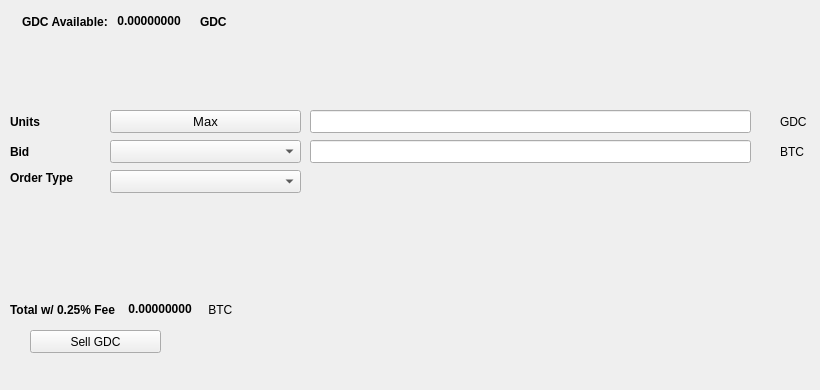
   <widget class="QWidget" name="SellTab">
    <attribute name="title">
     <string>Sell</string>
    </attribute>
    <widget class="QLabel" name="label_16">
     <property name="geometry">
      <rect>
       <x>780</x>
       <y>140</y>
       <width>31</width>
       <height>23</height>
      </rect>
     </property>
     <property name="text">
      <string>BTC</string>
     </property>
    </widget>
    <widget class="QComboBox" name="SellBidcomboBox">
     <property name="geometry">
      <rect>
       <x>110</x>
       <y>140</y>
       <width>191</width>
       <height>23</height>
      </rect>
     </property>
     <property name="font">
      <font>
       <pointsize>10</pointsize>
      </font>
     </property>
    </widget>
    <widget class="QLabel" name="label_18">
     <property name="geometry">
      <rect>
       <x>10</x>
       <y>110</y>
       <width>46</width>
       <height>23</height>
      </rect>
     </property>
     <property name="font">
      <font>
       <weight>75</weight>
       <bold>true</bold>
      </font>
     </property>
     <property name="text">
      <string>Units</string>
     </property>
    </widget>
    <widget class="QPushButton" name="Sell_Max_Amount">
     <property name="geometry">
      <rect>
       <x>110</x>
       <y>110</y>
       <width>191</width>
       <height>23</height>
      </rect>
     </property>
     <property name="font">
      <font>
       <pointsize>10</pointsize>
      </font>
     </property>
     <property name="text">
      <string>Max</string>
     </property>
    </widget>
    <widget class="QLabel" name="label_20">
     <property name="geometry">
      <rect>
       <x>10</x>
       <y>170</y>
       <width>91</width>
       <height>16</height>
      </rect>
     </property>
     <property name="font">
      <font>
       <weight>75</weight>
       <bold>true</bold>
      </font>
     </property>
     <property name="text">
      <string>Order Type</string>
     </property>
    </widget>
    <widget class="QComboBox" name="SellOrdertypeCombo">
     <property name="geometry">
      <rect>
       <x>110</x>
       <y>170</y>
       <width>191</width>
       <height>23</height>
      </rect>
     </property>
     <property name="font">
      <font>
       <pointsize>10</pointsize>
      </font>
     </property>
    </widget>
    <widget class="QLabel" name="label_21">
     <property name="geometry">
      <rect>
       <x>10</x>
       <y>140</y>
       <width>46</width>
       <height>23</height>
      </rect>
     </property>
     <property name="font">
      <font>
       <weight>75</weight>
       <bold>true</bold>
      </font>
     </property>
     <property name="text">
      <string>Bid</string>
     </property>
    </widget>
    <widget class="QLabel" name="label_22">
     <property name="geometry">
      <rect>
       <x>780</x>
       <y>110</y>
       <width>31</width>
       <height>23</height>
      </rect>
     </property>
     <property name="text">
      <string>GDC</string>
     </property>
    </widget>
    <widget class="QLineEdit" name="UnitsInputGDC">
     <property name="geometry">
      <rect>
       <x>310</x>
       <y>110</y>
       <width>441</width>
       <height>23</height>
      </rect>
     </property>
     <property name="font">
      <font>
       <pointsize>9</pointsize>
       <weight>75</weight>
       <bold>true</bold>
      </font>
     </property>
    </widget>
    <widget class="QLineEdit" name="SellBidPriceEdit">
     <property name="geometry">
      <rect>
       <x>310</x>
       <y>140</y>
       <width>441</width>
       <height>23</height>
      </rect>
     </property>
     <property name="font">
      <font>
       <pointsize>9</pointsize>
       <weight>75</weight>
       <bold>true</bold>
      </font>
     </property>
    </widget>
    <widget class="QPushButton" name="SellGDCBTN">
     <property name="geometry">
      <rect>
       <x>30</x>
       <y>330</y>
       <width>131</width>
       <height>23</height>
      </rect>
     </property>
     <property name="text">
      <string>Sell GDC</string>
     </property>
     <property name="icon">
      <iconset resource="../goodcoin">
       <normaloff>:/icons/bitcoin</normaloff>:/icons/bitcoin</iconset>
     </property>
    </widget>
    <widget class="QWidget" name="layoutWidget3">
     <property name="geometry">
      <rect>
       <x>22</x>
       <y>12</y>
       <width>258</width>
       <height>19</height>
      </rect>
     </property>
     <layout class="QHBoxLayout" name="horizontalLayout">
      <item>
       <widget class="QLabel" name="label232_2">
        <property name="font">
         <font>
          <weight>75</weight>
          <bold>true</bold>
         </font>
        </property>
        <property name="text">
         <string>GDC Available:</string>
        </property>
       </widget>
      </item>
      <item>
       <widget class="QLabel" name="GDCAvailableLabel">
        <property name="palette">
         <palette>
          <active>
           <colorrole role="WindowText">
            <brush brushstyle="SolidPattern">
             <color alpha="255">
              <red>0</red>
              <green>0</green>
              <blue>0</blue>
             </color>
            </brush>
           </colorrole>
           <colorrole role="Button">
            <brush brushstyle="SolidPattern">
             <color alpha="255">
              <red>0</red>
              <green>170</green>
              <blue>0</blue>
             </color>
            </brush>
           </colorrole>
           <colorrole role="Light">
            <brush brushstyle="SolidPattern">
             <color alpha="255">
              <red>0</red>
              <green>255</green>
              <blue>0</blue>
             </color>
            </brush>
           </colorrole>
           <colorrole role="Midlight">
            <brush brushstyle="SolidPattern">
             <color alpha="255">
              <red>0</red>
              <green>212</green>
              <blue>0</blue>
             </color>
            </brush>
           </colorrole>
           <colorrole role="Dark">
            <brush brushstyle="SolidPattern">
             <color alpha="255">
              <red>0</red>
              <green>85</green>
              <blue>0</blue>
             </color>
            </brush>
           </colorrole>
           <colorrole role="Mid">
            <brush brushstyle="SolidPattern">
             <color alpha="255">
              <red>0</red>
              <green>113</green>
              <blue>0</blue>
             </color>
            </brush>
           </colorrole>
           <colorrole role="Text">
            <brush brushstyle="SolidPattern">
             <color alpha="255">
              <red>0</red>
              <green>170</green>
              <blue>0</blue>
             </color>
            </brush>
           </colorrole>
           <colorrole role="BrightText">
            <brush brushstyle="SolidPattern">
             <color alpha="255">
              <red>255</red>
              <green>255</green>
              <blue>255</blue>
             </color>
            </brush>
           </colorrole>
           <colorrole role="ButtonText">
            <brush brushstyle="SolidPattern">
             <color alpha="255">
              <red>0</red>
              <green>0</green>
              <blue>0</blue>
             </color>
            </brush>
           </colorrole>
           <colorrole role="Base">
            <brush brushstyle="SolidPattern">
             <color alpha="255">
              <red>255</red>
              <green>255</green>
              <blue>255</blue>
             </color>
            </brush>
           </colorrole>
           <colorrole role="Window">
            <brush brushstyle="SolidPattern">
             <color alpha="255">
              <red>0</red>
              <green>170</green>
              <blue>0</blue>
             </color>
            </brush>
           </colorrole>
           <colorrole role="Shadow">
            <brush brushstyle="SolidPattern">
             <color alpha="255">
              <red>0</red>
              <green>0</green>
              <blue>0</blue>
             </color>
            </brush>
           </colorrole>
           <colorrole role="AlternateBase">
            <brush brushstyle="SolidPattern">
             <color alpha="255">
              <red>127</red>
              <green>212</green>
              <blue>127</blue>
             </color>
            </brush>
           </colorrole>
           <colorrole role="ToolTipBase">
            <brush brushstyle="SolidPattern">
             <color alpha="255">
              <red>255</red>
              <green>255</green>
              <blue>220</blue>
             </color>
            </brush>
           </colorrole>
           <colorrole role="ToolTipText">
            <brush brushstyle="SolidPattern">
             <color alpha="255">
              <red>0</red>
              <green>0</green>
              <blue>0</blue>
             </color>
            </brush>
           </colorrole>
          </active>
          <inactive>
           <colorrole role="WindowText">
            <brush brushstyle="SolidPattern">
             <color alpha="255">
              <red>0</red>
              <green>0</green>
              <blue>0</blue>
             </color>
            </brush>
           </colorrole>
           <colorrole role="Button">
            <brush brushstyle="SolidPattern">
             <color alpha="255">
              <red>0</red>
              <green>170</green>
              <blue>0</blue>
             </color>
            </brush>
           </colorrole>
           <colorrole role="Light">
            <brush brushstyle="SolidPattern">
             <color alpha="255">
              <red>0</red>
              <green>255</green>
              <blue>0</blue>
             </color>
            </brush>
           </colorrole>
           <colorrole role="Midlight">
            <brush brushstyle="SolidPattern">
             <color alpha="255">
              <red>0</red>
              <green>212</green>
              <blue>0</blue>
             </color>
            </brush>
           </colorrole>
           <colorrole role="Dark">
            <brush brushstyle="SolidPattern">
             <color alpha="255">
              <red>0</red>
              <green>85</green>
              <blue>0</blue>
             </color>
            </brush>
           </colorrole>
           <colorrole role="Mid">
            <brush brushstyle="SolidPattern">
             <color alpha="255">
              <red>0</red>
              <green>113</green>
              <blue>0</blue>
             </color>
            </brush>
           </colorrole>
           <colorrole role="Text">
            <brush brushstyle="SolidPattern">
             <color alpha="255">
              <red>0</red>
              <green>170</green>
              <blue>0</blue>
             </color>
            </brush>
           </colorrole>
           <colorrole role="BrightText">
            <brush brushstyle="SolidPattern">
             <color alpha="255">
              <red>255</red>
              <green>255</green>
              <blue>255</blue>
             </color>
            </brush>
           </colorrole>
           <colorrole role="ButtonText">
            <brush brushstyle="SolidPattern">
             <color alpha="255">
              <red>0</red>
              <green>0</green>
              <blue>0</blue>
             </color>
            </brush>
           </colorrole>
           <colorrole role="Base">
            <brush brushstyle="SolidPattern">
             <color alpha="255">
              <red>255</red>
              <green>255</green>
              <blue>255</blue>
             </color>
            </brush>
           </colorrole>
           <colorrole role="Window">
            <brush brushstyle="SolidPattern">
             <color alpha="255">
              <red>0</red>
              <green>170</green>
              <blue>0</blue>
             </color>
            </brush>
           </colorrole>
           <colorrole role="Shadow">
            <brush brushstyle="SolidPattern">
             <color alpha="255">
              <red>0</red>
              <green>0</green>
              <blue>0</blue>
             </color>
            </brush>
           </colorrole>
           <colorrole role="AlternateBase">
            <brush brushstyle="SolidPattern">
             <color alpha="255">
              <red>127</red>
              <green>212</green>
              <blue>127</blue>
             </color>
            </brush>
           </colorrole>
           <colorrole role="ToolTipBase">
            <brush brushstyle="SolidPattern">
             <color alpha="255">
              <red>255</red>
              <green>255</green>
              <blue>220</blue>
             </color>
            </brush>
           </colorrole>
           <colorrole role="ToolTipText">
            <brush brushstyle="SolidPattern">
             <color alpha="255">
              <red>0</red>
              <green>0</green>
              <blue>0</blue>
             </color>
            </brush>
           </colorrole>
          </inactive>
          <disabled>
           <colorrole role="WindowText">
            <brush brushstyle="SolidPattern">
             <color alpha="255">
              <red>0</red>
              <green>85</green>
              <blue>0</blue>
             </color>
            </brush>
           </colorrole>
           <colorrole role="Button">
            <brush brushstyle="SolidPattern">
             <color alpha="255">
              <red>0</red>
              <green>170</green>
              <blue>0</blue>
             </color>
            </brush>
           </colorrole>
           <colorrole role="Light">
            <brush brushstyle="SolidPattern">
             <color alpha="255">
              <red>0</red>
              <green>255</green>
              <blue>0</blue>
             </color>
            </brush>
           </colorrole>
           <colorrole role="Midlight">
            <brush brushstyle="SolidPattern">
             <color alpha="255">
              <red>0</red>
              <green>212</green>
              <blue>0</blue>
             </color>
            </brush>
           </colorrole>
           <colorrole role="Dark">
            <brush brushstyle="SolidPattern">
             <color alpha="255">
              <red>0</red>
              <green>85</green>
              <blue>0</blue>
             </color>
            </brush>
           </colorrole>
           <colorrole role="Mid">
            <brush brushstyle="SolidPattern">
             <color alpha="255">
              <red>0</red>
              <green>113</green>
              <blue>0</blue>
             </color>
            </brush>
           </colorrole>
           <colorrole role="Text">
            <brush brushstyle="SolidPattern">
             <color alpha="255">
              <red>0</red>
              <green>85</green>
              <blue>0</blue>
             </color>
            </brush>
           </colorrole>
           <colorrole role="BrightText">
            <brush brushstyle="SolidPattern">
             <color alpha="255">
              <red>255</red>
              <green>255</green>
              <blue>255</blue>
             </color>
            </brush>
           </colorrole>
           <colorrole role="ButtonText">
            <brush brushstyle="SolidPattern">
             <color alpha="255">
              <red>0</red>
              <green>85</green>
              <blue>0</blue>
             </color>
            </brush>
           </colorrole>
           <colorrole role="Base">
            <brush brushstyle="SolidPattern">
             <color alpha="255">
              <red>0</red>
              <green>170</green>
              <blue>0</blue>
             </color>
            </brush>
           </colorrole>
           <colorrole role="Window">
            <brush brushstyle="SolidPattern">
             <color alpha="255">
              <red>0</red>
              <green>170</green>
              <blue>0</blue>
             </color>
            </brush>
           </colorrole>
           <colorrole role="Shadow">
            <brush brushstyle="SolidPattern">
             <color alpha="255">
              <red>0</red>
              <green>0</green>
              <blue>0</blue>
             </color>
            </brush>
           </colorrole>
           <colorrole role="AlternateBase">
            <brush brushstyle="SolidPattern">
             <color alpha="255">
              <red>0</red>
              <green>170</green>
              <blue>0</blue>
             </color>
            </brush>
           </colorrole>
           <colorrole role="ToolTipBase">
            <brush brushstyle="SolidPattern">
             <color alpha="255">
              <red>255</red>
              <green>255</green>
              <blue>220</blue>
             </color>
            </brush>
           </colorrole>
           <colorrole role="ToolTipText">
            <brush brushstyle="SolidPattern">
             <color alpha="255">
              <red>0</red>
              <green>0</green>
              <blue>0</blue>
             </color>
            </brush>
           </colorrole>
          </disabled>
         </palette>
        </property>
        <property name="font">
         <font>
          <weight>75</weight>
          <bold>true</bold>
         </font>
        </property>
        <property name="text">
         <string> 0.00000000 </string>
        </property>
        <property name="textInteractionFlags">
         <set>Qt::LinksAccessibleByMouse|Qt::TextSelectableByKeyboard|Qt::TextSelectableByMouse</set>
        </property>
       </widget>
      </item>
      <item>
       <widget class="QLabel" name="labelGDC">
        <property name="font">
         <font>
          <weight>75</weight>
          <bold>true</bold>
         </font>
        </property>
        <property name="text">
         <string>GDC</string>
        </property>
       </widget>
      </item>
     </layout>
    </widget>
    <widget class="QWidget" name="layoutWidget">
     <property name="geometry">
      <rect>
       <x>10</x>
       <y>300</y>
       <width>268</width>
       <height>19</height>
      </rect>
     </property>
     <layout class="QHBoxLayout" name="horizontalLayout_2">
      <item>
       <widget class="QLabel" name="label_19">
        <property name="font">
         <font>
          <weight>75</weight>
          <bold>true</bold>
         </font>
        </property>
        <property name="text">
         <string>Total w/ 0.25% Fee </string>
        </property>
       </widget>
      </item>
      <item>
       <widget class="QLabel" name="SellCostLabel">
        <property name="palette">
         <palette>
          <active>
           <colorrole role="WindowText">
            <brush brushstyle="SolidPattern">
             <color alpha="255">
              <red>0</red>
              <green>0</green>
              <blue>0</blue>
             </color>
            </brush>
           </colorrole>
           <colorrole role="Button">
            <brush brushstyle="SolidPattern">
             <color alpha="255">
              <red>0</red>
              <green>170</green>
              <blue>0</blue>
             </color>
            </brush>
           </colorrole>
           <colorrole role="Light">
            <brush brushstyle="SolidPattern">
             <color alpha="255">
              <red>0</red>
              <green>255</green>
              <blue>0</blue>
             </color>
            </brush>
           </colorrole>
           <colorrole role="Midlight">
            <brush brushstyle="SolidPattern">
             <color alpha="255">
              <red>0</red>
              <green>212</green>
              <blue>0</blue>
             </color>
            </brush>
           </colorrole>
           <colorrole role="Dark">
            <brush brushstyle="SolidPattern">
             <color alpha="255">
              <red>0</red>
              <green>85</green>
              <blue>0</blue>
             </color>
            </brush>
           </colorrole>
           <colorrole role="Mid">
            <brush brushstyle="SolidPattern">
             <color alpha="255">
              <red>0</red>
              <green>113</green>
              <blue>0</blue>
             </color>
            </brush>
           </colorrole>
           <colorrole role="Text">
            <brush brushstyle="SolidPattern">
             <color alpha="255">
              <red>0</red>
              <green>170</green>
              <blue>0</blue>
             </color>
            </brush>
           </colorrole>
           <colorrole role="BrightText">
            <brush brushstyle="SolidPattern">
             <color alpha="255">
              <red>255</red>
              <green>255</green>
              <blue>255</blue>
             </color>
            </brush>
           </colorrole>
           <colorrole role="ButtonText">
            <brush brushstyle="SolidPattern">
             <color alpha="255">
              <red>0</red>
              <green>0</green>
              <blue>0</blue>
             </color>
            </brush>
           </colorrole>
           <colorrole role="Base">
            <brush brushstyle="SolidPattern">
             <color alpha="255">
              <red>255</red>
              <green>255</green>
              <blue>255</blue>
             </color>
            </brush>
           </colorrole>
           <colorrole role="Window">
            <brush brushstyle="SolidPattern">
             <color alpha="255">
              <red>0</red>
              <green>170</green>
              <blue>0</blue>
             </color>
            </brush>
           </colorrole>
           <colorrole role="Shadow">
            <brush brushstyle="SolidPattern">
             <color alpha="255">
              <red>0</red>
              <green>0</green>
              <blue>0</blue>
             </color>
            </brush>
           </colorrole>
           <colorrole role="AlternateBase">
            <brush brushstyle="SolidPattern">
             <color alpha="255">
              <red>127</red>
              <green>212</green>
              <blue>127</blue>
             </color>
            </brush>
           </colorrole>
           <colorrole role="ToolTipBase">
            <brush brushstyle="SolidPattern">
             <color alpha="255">
              <red>255</red>
              <green>255</green>
              <blue>220</blue>
             </color>
            </brush>
           </colorrole>
           <colorrole role="ToolTipText">
            <brush brushstyle="SolidPattern">
             <color alpha="255">
              <red>0</red>
              <green>0</green>
              <blue>0</blue>
             </color>
            </brush>
           </colorrole>
          </active>
          <inactive>
           <colorrole role="WindowText">
            <brush brushstyle="SolidPattern">
             <color alpha="255">
              <red>0</red>
              <green>0</green>
              <blue>0</blue>
             </color>
            </brush>
           </colorrole>
           <colorrole role="Button">
            <brush brushstyle="SolidPattern">
             <color alpha="255">
              <red>0</red>
              <green>170</green>
              <blue>0</blue>
             </color>
            </brush>
           </colorrole>
           <colorrole role="Light">
            <brush brushstyle="SolidPattern">
             <color alpha="255">
              <red>0</red>
              <green>255</green>
              <blue>0</blue>
             </color>
            </brush>
           </colorrole>
           <colorrole role="Midlight">
            <brush brushstyle="SolidPattern">
             <color alpha="255">
              <red>0</red>
              <green>212</green>
              <blue>0</blue>
             </color>
            </brush>
           </colorrole>
           <colorrole role="Dark">
            <brush brushstyle="SolidPattern">
             <color alpha="255">
              <red>0</red>
              <green>85</green>
              <blue>0</blue>
             </color>
            </brush>
           </colorrole>
           <colorrole role="Mid">
            <brush brushstyle="SolidPattern">
             <color alpha="255">
              <red>0</red>
              <green>113</green>
              <blue>0</blue>
             </color>
            </brush>
           </colorrole>
           <colorrole role="Text">
            <brush brushstyle="SolidPattern">
             <color alpha="255">
              <red>0</red>
              <green>170</green>
              <blue>0</blue>
             </color>
            </brush>
           </colorrole>
           <colorrole role="BrightText">
            <brush brushstyle="SolidPattern">
             <color alpha="255">
              <red>255</red>
              <green>255</green>
              <blue>255</blue>
             </color>
            </brush>
           </colorrole>
           <colorrole role="ButtonText">
            <brush brushstyle="SolidPattern">
             <color alpha="255">
              <red>0</red>
              <green>0</green>
              <blue>0</blue>
             </color>
            </brush>
           </colorrole>
           <colorrole role="Base">
            <brush brushstyle="SolidPattern">
             <color alpha="255">
              <red>255</red>
              <green>255</green>
              <blue>255</blue>
             </color>
            </brush>
           </colorrole>
           <colorrole role="Window">
            <brush brushstyle="SolidPattern">
             <color alpha="255">
              <red>0</red>
              <green>170</green>
              <blue>0</blue>
             </color>
            </brush>
           </colorrole>
           <colorrole role="Shadow">
            <brush brushstyle="SolidPattern">
             <color alpha="255">
              <red>0</red>
              <green>0</green>
              <blue>0</blue>
             </color>
            </brush>
           </colorrole>
           <colorrole role="AlternateBase">
            <brush brushstyle="SolidPattern">
             <color alpha="255">
              <red>127</red>
              <green>212</green>
              <blue>127</blue>
             </color>
            </brush>
           </colorrole>
           <colorrole role="ToolTipBase">
            <brush brushstyle="SolidPattern">
             <color alpha="255">
              <red>255</red>
              <green>255</green>
              <blue>220</blue>
             </color>
            </brush>
           </colorrole>
           <colorrole role="ToolTipText">
            <brush brushstyle="SolidPattern">
             <color alpha="255">
              <red>0</red>
              <green>0</green>
              <blue>0</blue>
             </color>
            </brush>
           </colorrole>
          </inactive>
          <disabled>
           <colorrole role="WindowText">
            <brush brushstyle="SolidPattern">
             <color alpha="255">
              <red>0</red>
              <green>85</green>
              <blue>0</blue>
             </color>
            </brush>
           </colorrole>
           <colorrole role="Button">
            <brush brushstyle="SolidPattern">
             <color alpha="255">
              <red>0</red>
              <green>170</green>
              <blue>0</blue>
             </color>
            </brush>
           </colorrole>
           <colorrole role="Light">
            <brush brushstyle="SolidPattern">
             <color alpha="255">
              <red>0</red>
              <green>255</green>
              <blue>0</blue>
             </color>
            </brush>
           </colorrole>
           <colorrole role="Midlight">
            <brush brushstyle="SolidPattern">
             <color alpha="255">
              <red>0</red>
              <green>212</green>
              <blue>0</blue>
             </color>
            </brush>
           </colorrole>
           <colorrole role="Dark">
            <brush brushstyle="SolidPattern">
             <color alpha="255">
              <red>0</red>
              <green>85</green>
              <blue>0</blue>
             </color>
            </brush>
           </colorrole>
           <colorrole role="Mid">
            <brush brushstyle="SolidPattern">
             <color alpha="255">
              <red>0</red>
              <green>113</green>
              <blue>0</blue>
             </color>
            </brush>
           </colorrole>
           <colorrole role="Text">
            <brush brushstyle="SolidPattern">
             <color alpha="255">
              <red>0</red>
              <green>85</green>
              <blue>0</blue>
             </color>
            </brush>
           </colorrole>
           <colorrole role="BrightText">
            <brush brushstyle="SolidPattern">
             <color alpha="255">
              <red>255</red>
              <green>255</green>
              <blue>255</blue>
             </color>
            </brush>
           </colorrole>
           <colorrole role="ButtonText">
            <brush brushstyle="SolidPattern">
             <color alpha="255">
              <red>0</red>
              <green>85</green>
              <blue>0</blue>
             </color>
            </brush>
           </colorrole>
           <colorrole role="Base">
            <brush brushstyle="SolidPattern">
             <color alpha="255">
              <red>0</red>
              <green>170</green>
              <blue>0</blue>
             </color>
            </brush>
           </colorrole>
           <colorrole role="Window">
            <brush brushstyle="SolidPattern">
             <color alpha="255">
              <red>0</red>
              <green>170</green>
              <blue>0</blue>
             </color>
            </brush>
           </colorrole>
           <colorrole role="Shadow">
            <brush brushstyle="SolidPattern">
             <color alpha="255">
              <red>0</red>
              <green>0</green>
              <blue>0</blue>
             </color>
            </brush>
           </colorrole>
           <colorrole role="AlternateBase">
            <brush brushstyle="SolidPattern">
             <color alpha="255">
              <red>0</red>
              <green>170</green>
              <blue>0</blue>
             </color>
            </brush>
           </colorrole>
           <colorrole role="ToolTipBase">
            <brush brushstyle="SolidPattern">
             <color alpha="255">
              <red>255</red>
              <green>255</green>
              <blue>220</blue>
             </color>
            </brush>
           </colorrole>
           <colorrole role="ToolTipText">
            <brush brushstyle="SolidPattern">
             <color alpha="255">
              <red>0</red>
              <green>0</green>
              <blue>0</blue>
             </color>
            </brush>
           </colorrole>
          </disabled>
         </palette>
        </property>
        <property name="font">
         <font>
          <weight>75</weight>
          <bold>true</bold>
         </font>
        </property>
        <property name="autoFillBackground">
         <bool>false</bool>
        </property>
        <property name="text">
         <string> 0.00000000</string>
        </property>
        <property name="textInteractionFlags">
         <set>Qt::LinksAccessibleByMouse|Qt::TextSelectableByMouse</set>
        </property>
       </widget>
      </item>
      <item>
       <widget class="QLabel" name="label_17">
        <property name="font">
         <font>
          <weight>50</weight>
          <bold>false</bold>
         </font>
        </property>
        <property name="text">
         <string> BTC</string>
        </property>
       </widget>
      </item>
     </layout>
    </widget>
    <widget class="QLabel" name="label_23">
     <property name="geometry">
      <rect>
       <x>460</x>
       <y>300</y>
       <width>281</width>
       <height>81</height>
      </rect>
     </property>
     <property name="text">
      <string/>
     </property>
     <property name="pixmap">
      <pixmap>:/images/bittrex</pixmap>
     </property>
    </widget>
   </widget>
